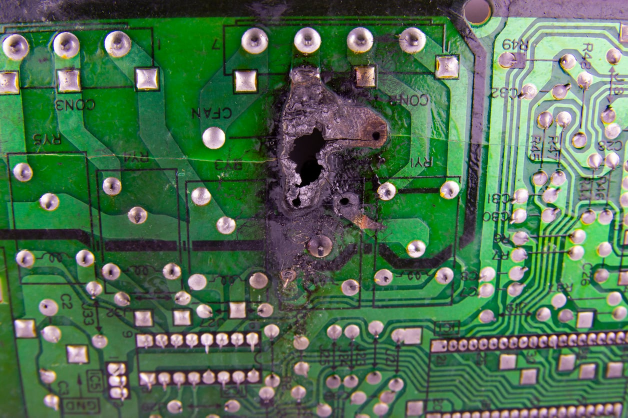
#> input picture app/assets/PCB-failure.jpg, 1256 x 835 px (shown at 1/2 size)
$ python -i preprocessing.py   (imports and definitions only)
#> lines starting #> are read from the running program, lines starting #| are printed output that depends on the picture; after the words box and inside, x2 and y2 are one past the last pixel; in counts of white or black regions, pixels touching at a corner belong together
import cv2
import numpy as np
from PIL import Image


# =======================================================
# PCB IMAGE PREPROCESSING MODULE
# =======================================================

class PCBPreprocessor:

    def __init__(self):

        self.default_width = 640
        self.default_height = 640

    # ---------------------------------------------------
    # LOAD IMAGE
    # ---------------------------------------------------

    def load_image(self, image):

        """
        Convert uploaded image into numpy array
        """

        if isinstance(image, Image.Image):

            image = np.array(image)

        return image

    # ---------------------------------------------------
    # RESIZE IMAGE
    # ---------------------------------------------------

    def resize_image(
        self,
        image,
        width=None,
        height=None
    ):

        if width is None:
            width = self.default_width

        if height is None:
            height = self.default_height

        resized = cv2.resize(
            image,
            (width, height)
        )

        return resized

    # ---------------------------------------------------
    # RGB → BGR
    # ---------------------------------------------------

    def rgb_to_bgr(self, image):

        return cv2.cvtColor(
            image,
            cv2.COLOR_RGB2BGR
        )

    # ---------------------------------------------------
    # BGR → RGB
    # ---------------------------------------------------

    # [6 lines left out: function bgr_to_rgb, not called in this run]

    # ---------------------------------------------------
    # GRAYSCALE CONVERSION
    # ---------------------------------------------------

    def convert_to_gray(self, image):

        gray = cv2.cvtColor(
            image,
            cv2.COLOR_BGR2GRAY
        )

        return gray

    # ---------------------------------------------------
    # GAUSSIAN BLUR
    # ---------------------------------------------------

    def apply_gaussian_blur(
        self,
        image,
        kernel_size=(5, 5)
    ):

        blurred = cv2.GaussianBlur(
            image,
            kernel_size,
            0
        )

        return blurred

    # ---------------------------------------------------
    # MEDIAN BLUR
    # ---------------------------------------------------

    # [12 lines left out: function apply_median_blur, not called in this run]

    # ---------------------------------------------------
    # HISTOGRAM EQUALIZATION
    # ---------------------------------------------------

    def histogram_equalization(self, gray):

        equalized = cv2.equalizeHist(gray)

        return equalized

    # ---------------------------------------------------
    # CLAHE ENHANCEMENT
    # ---------------------------------------------------

    def apply_clahe(self, gray):

        clahe = cv2.createCLAHE(
            clipLimit=2.0,
            tileGridSize=(8, 8)
        )

        enhanced = clahe.apply(gray)

        return enhanced

    # ---------------------------------------------------
    # EDGE DETECTION
    # ---------------------------------------------------

    def detect_edges(
        self,
        image,
        low_threshold=50,
        high_threshold=150
    ):

        edges = cv2.Canny(
            image,
            low_threshold,
            high_threshold
        )

        return edges

    # ---------------------------------------------------
    # THRESHOLDING
    # ---------------------------------------------------

    def apply_threshold(self, image):

        _, thresh = cv2.threshold(
            image,
            120,
            255,
            cv2.THRESH_BINARY_INV
        )

        return thresh

    # ---------------------------------------------------
    # ADAPTIVE THRESHOLD
    # ---------------------------------------------------

    def adaptive_threshold(self, image):

        adaptive = cv2.adaptiveThreshold(
            image,
            255,
            cv2.ADAPTIVE_THRESH_GAUSSIAN_C,
            cv2.THRESH_BINARY_INV,
            11,
            2
        )

        return adaptive

    # ---------------------------------------------------
    # MORPHOLOGICAL CLEANUP
    # ---------------------------------------------------

    def morphological_cleanup(self, image):

        kernel = np.ones((3, 3), np.uint8)

        morph = cv2.morphologyEx(
            image,
            cv2.MORPH_CLOSE,
            kernel
        )

        morph = cv2.morphologyEx(
            morph,
            cv2.MORPH_OPEN,
            kernel
        )

        return morph

    # ---------------------------------------------------
    # REMOVE NOISE
    # ---------------------------------------------------

    def remove_noise(self, image):

        denoised = cv2.fastNlMeansDenoising(
            image,
            None,
            10,
            7,
            21
        )

        return denoised

    # ---------------------------------------------------
    # SHARPEN IMAGE
    # ---------------------------------------------------

    def sharpen_image(self, image):

        kernel = np.array([
            [0, -1, 0],
            [-1, 5, -1],
            [0, -1, 0]
        ])

        sharpened = cv2.filter2D(
            image,
            -1,
            kernel
        )

        return sharpened

    # ---------------------------------------------------
    # NORMALIZE IMAGE
    # ---------------------------------------------------

    def normalize_image(self, image):

        normalized = cv2.normalize(
            image,
            None,
            0,
            255,
            cv2.NORM_MINMAX
        )

        return normalized

    # ---------------------------------------------------
    # IMAGE AUGMENTATION
    # ---------------------------------------------------

    def horizontal_flip(self, image):

        return cv2.flip(image, 1)

    def vertical_flip(self, image):

        return cv2.flip(image, 0)

    # [26 lines left out: function rotate_image, not called in this run]

    # ---------------------------------------------------
    # FULL PREPROCESSING PIPELINE
    # ---------------------------------------------------

    def preprocess_pipeline(self, image):

        # Load

        image = self.load_image(image)

        # Resize

        resized = self.resize_image(image)

        # RGB → BGR

        bgr = self.rgb_to_bgr(resized)

        # Gray

        gray = self.convert_to_gray(bgr)

        # Denoise

        denoised = self.remove_noise(gray)

        # Blur

        blurred = self.apply_gaussian_blur(
            denoised
        )

        # Histogram Equalization

        equalized = self.histogram_equalization(
            blurred
        )

        # CLAHE

        clahe = self.apply_clahe(equalized)

        # Sharpen

        sharpened = self.sharpen_image(
            clahe
        )

        # Normalize

        normalized = self.normalize_image(
            sharpened
        )

        # Edge Detection

        edges = self.detect_edges(
            normalized
        )

        # Threshold

        threshold = self.apply_threshold(
            normalized
        )

        # Adaptive Threshold

        adaptive = self.adaptive_threshold(
            normalized
        )

        # Morphological Cleanup

        morphology = (
            self.morphological_cleanup(
                adaptive
            )
        )

        result = {
            "original": image,
            "resized": resized,
            "bgr": bgr,
            "gray": gray,
            "denoised": denoised,
            "blurred": blurred,
            "equalized": equalized,
            "clahe": clahe,
            "sharpened": sharpened,
            "normalized": normalized,
            "edges": edges,
            "threshold": threshold,
            "adaptive_threshold": adaptive,
            "morphology": morphology
        }

        return result


# =======================================================
# GLOBAL FUNCTIONS
# =======================================================

preprocessor = PCBPreprocessor()


# [5 lines left out: function preprocess_pipeline, not called in this run]


# =======================================================
# TESTING
# =======================================================

# [16 lines not run here, left out]


>>> import cv2
>>> picture = cv2.cvtColor(cv2.imread('../assets/PCB-failure.jpg'), cv2.COLOR_BGR2RGB)
>>> result = PCBPreprocessor().preprocess_pipeline(picture)
#> in resize_image, `resized = cv2.resize( image, (width, height) )`:
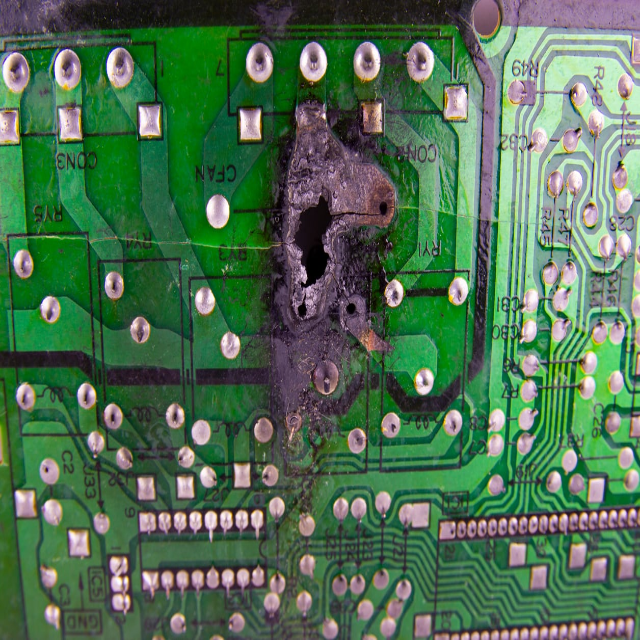
#> resized: shape (640, 640, 3); mean R, G, B 78.3, 112.1, 82.4
#> in convert_to_gray, `gray = cv2.cvtColor( image, cv2.COLOR_BGR2GRAY )`:
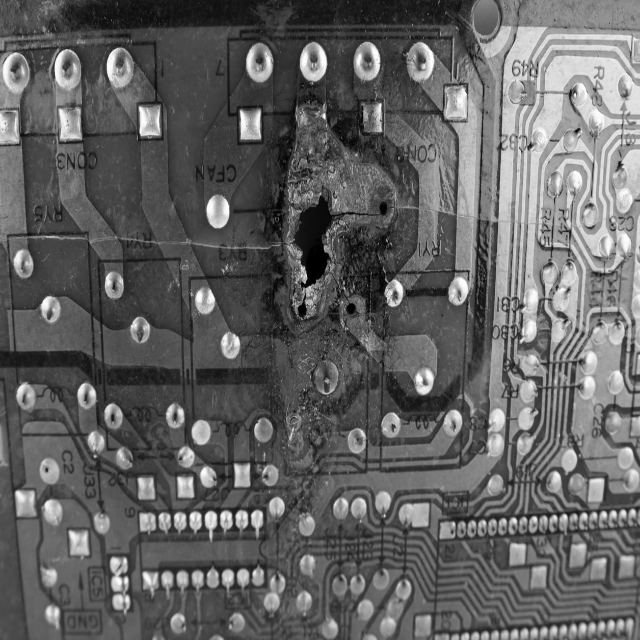
#> gray: shape (640, 640); min 0, max 255, mean 98.6
#> in sharpen_image, `sharpened = cv2.filter2D( image, -1, kernel )`:
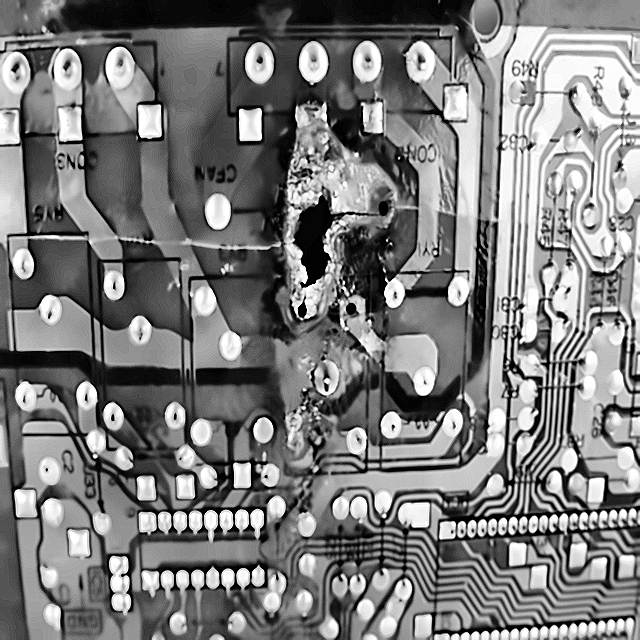
#> sharpened: shape (640, 640); min 0, max 255, mean 124
#> in detect_edges, `edges = cv2.Canny( image, low_threshold, high_threshold )`:
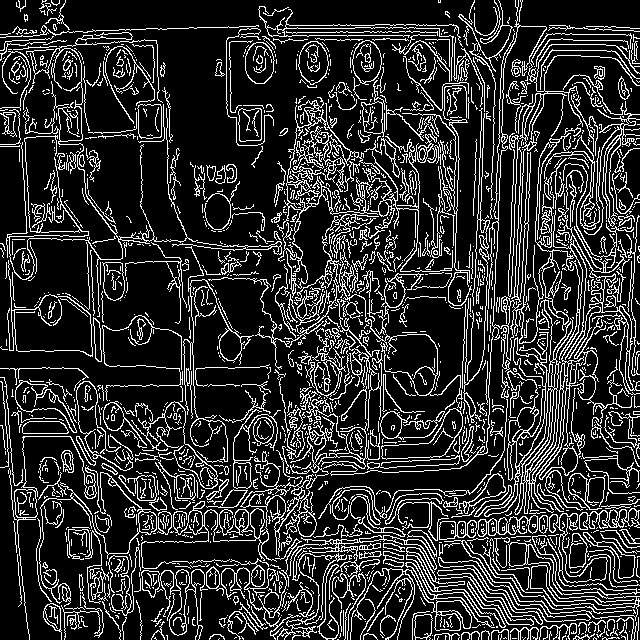
#> edges: shape (640, 640); 18.3% white in thin lines or dots
#> in apply_threshold, `_, thresh = cv2.threshold( image, 120, 255, cv2.THRESH_BINARY_INV )`:
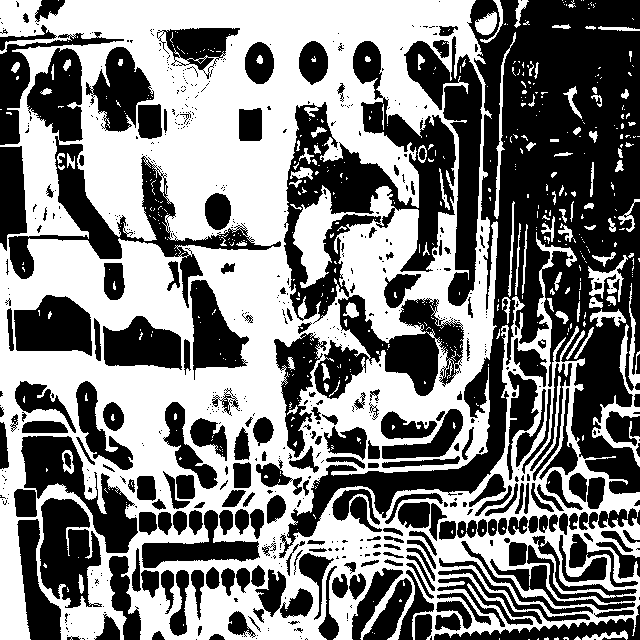
#> thresh: shape (640, 640); 49.8% white; 516 white regions (426 under 20 px), largest, box (x1, y1, x2, y2) and area: (0, 0, 640, 640) 193118, (592, 283, 640, 467) 1694, (588, 255, 628, 302) 613
#> in adaptive_threshold, `adaptive = cv2.adaptiveThreshold( image, 255, cv2.ADAPTIVE_THRESH_GAUS..`:
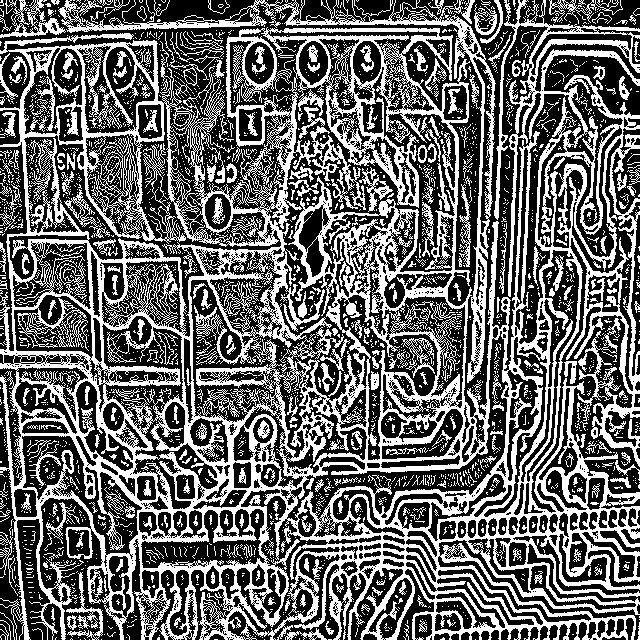
#> adaptive: shape (640, 640); 40.1% white; 2667 white regions (2351 under 20 px), largest, box (x1, y1, x2, y2) and area: (0, 0, 640, 640) 128980, (58, 0, 496, 383) 6729, (0, 0, 66, 38) 803
#> in morphological_cleanup, `morph = cv2.morphologyEx( image, cv2.MORPH_CLOSE, kernel )`: morph: shape (640, 640); 55.4% white; 1831 black regions (713 under 20 px), largest, box (x1, y1, x2, y2) and area: (311, 434, 505, 513) 3104, (23, 436, 138, 554) 3009, (448, 107, 481, 306) 2830
#> in morphological_cleanup, `morph = cv2.morphologyEx( morph, cv2.MORPH_OPEN, kernel )`:
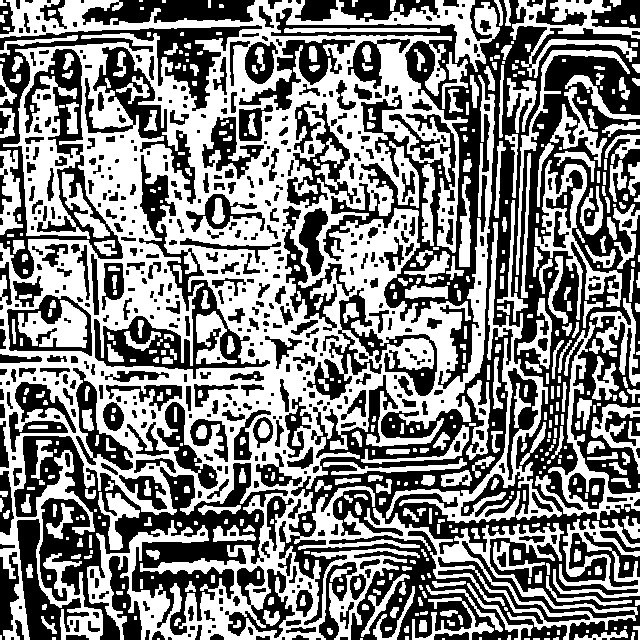
#> morph: shape (640, 640); 51.1% white; 587 black regions (216 under 20 px), largest, box (x1, y1, x2, y2) and area: (271, 0, 640, 640) 85569, (14, 436, 288, 640) 17304, (0, 25, 262, 279) 11835
#> result = 14 items
